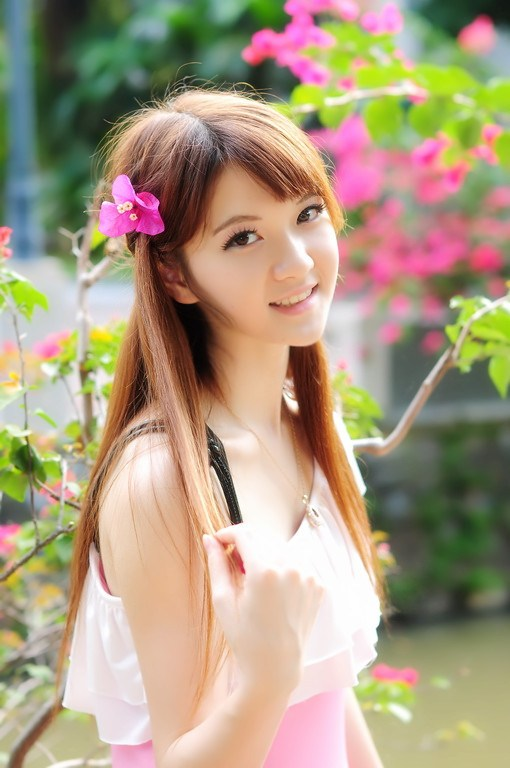
#> input picture pil/hu.jpg, 510 x 768 px
$ python rotete.py
#> lines starting #> are read from the running program, lines starting #| are printed output that depends on the picture
# coding:utf-8

import Image

image = Image.open("hu.jpg")
#> image is the input picture: PIL image 510x768 RGB; mean R, G, B 171.7, 155.2, 129.4

# 下面的几行代码可以较好的呈现出图片的变化情况
image.rotate(45).show()
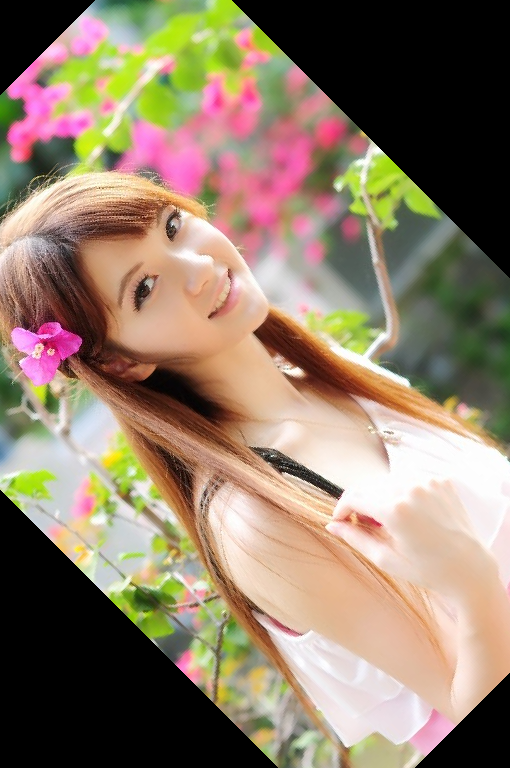
#> shown: PIL image 510x768 RGB; mean R, G, B 144.1, 125.3, 105.1
image.rotate(90).show()
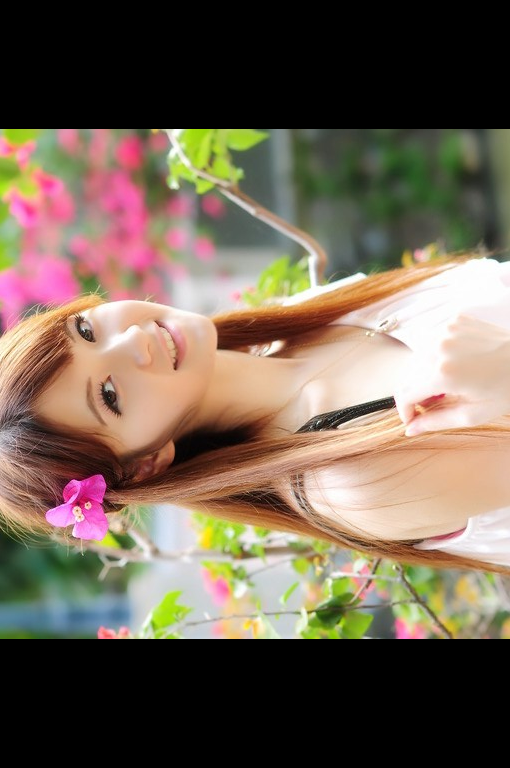
#> shown: PIL image 510x768 RGB; mean R, G, B 114.2, 99.2, 83.8
image.rotate(180).show()
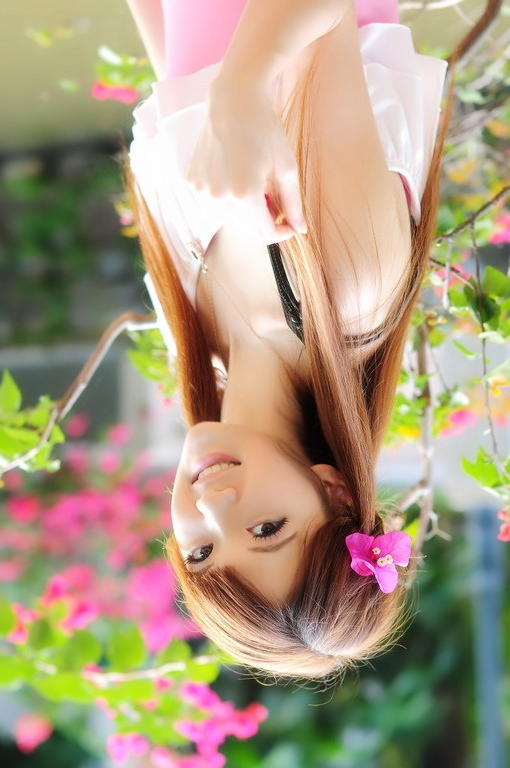
#> shown: PIL image 510x768 RGB; mean R, G, B 171.7, 155.2, 129.4
image.rotate(270).show()
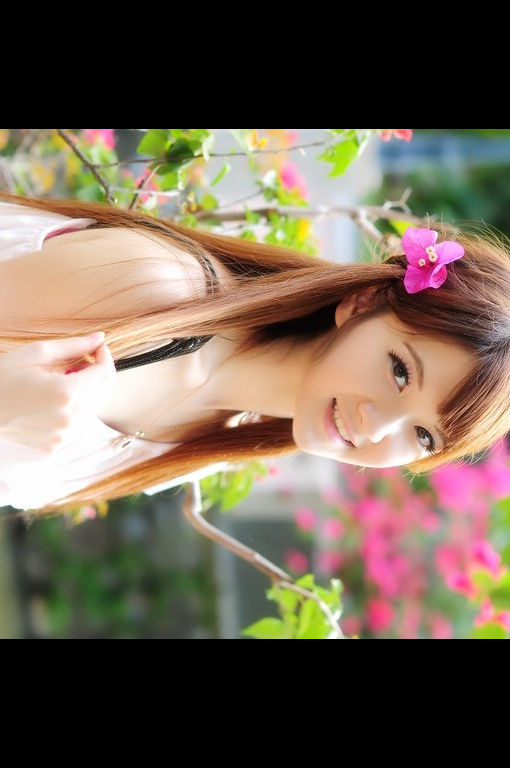
#> shown: PIL image 510x768 RGB; mean R, G, B 114.2, 99.2, 83.8
image.rotate(360).show()

$ run again, with pil/koera.jpg copied over pil/hu.jpg
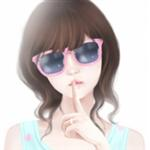
#> input picture pil/koera.jpg, 150 x 150 px
#> image is the input picture: PIL image 150x150 RGB; mean R, G, B 204, 195.8, 194.4
#> `image.rotate(180).show()`:
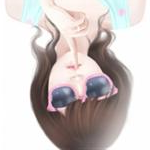
#> shown: PIL image 150x150 RGB; mean R, G, B 204, 195.8, 194.4
#> `image.rotate(270).show()`:
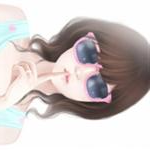
#> shown: PIL image 150x150 RGB; mean R, G, B 204, 195.8, 194.4
